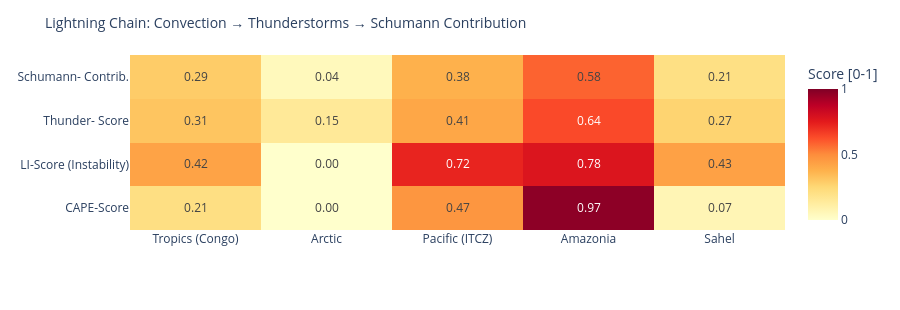

Notebook code for this chart:
### Code cell
# ============================================================
# LIGHTNING CHAIN: Convection → Thunderstorms → Schumann
# Shows the causal chain per measurement point as heatmap
# ============================================================

def cape_score(v):
    """CAPE → normalized score [0,1]"""
    if v is None or pd.isna(v): return 0.0
    return min(1.0, float(v) / 3000)

def li_score(v):
    """Lifted Index: negative = unstable → score [0,1]"""
    if v is None or pd.isna(v): return 0.3
    return min(1.0, max(0.0, (-float(v) + 6) / 12))

def cloud_score(v):
    if v is None or pd.isna(v): return 0.3
    return float(v) / 100

def thunder_score(row):
    """Kombinierter Gewitterwahrscheinlichkeits-Score
    CAPE + LI + Bedeckung + WMO-Gewitter + konvektiver Niederschlag (showers)
    Hinweis: X-Ray und Kp sind kein Bestandteil – nur geomagn./solarer Kontext.
    """
    cs = cape_score(row.get('cape'))
    ls = li_score(row.get('li'))
    cl = cloud_score(row.get('cloud'))
    t  = 1.0 if row.get('thunderstorm') else 0.0
    # Convective precipitation (showers) as additional indicator
    sh = min(1.0, (row.get('showers') or 0) / 5.0)
    return round(cs * 0.30 + ls * 0.25 + cl * 0.15 + t * 0.20 + sh * 0.10, 3)

def schumann_contribution(t_score, lat):
    """Schumann contribution: higher in tropics (±30°), scaled by thunderstorm score"""
    lat_weight = max(0.3, 1.0 - abs(lat) / 60)
    return round(t_score * lat_weight, 3)

df_atm['cape_score']   = df_atm.apply(lambda r: cape_score(r['cape']), axis=1)
df_atm['li_score']     = df_atm.apply(lambda r: li_score(r['li']),    axis=1)
df_atm['thunder_score']= df_atm.apply(lambda r: thunder_score(r.to_dict()), axis=1)
df_atm['schumann_contribution'] = df_atm.apply(
    lambda r: schumann_contribution(r['thunder_score'], r['lat']), axis=1)

metrics = ['cape_score', 'li_score', 'thunder_score', 'schumann_contribution']
labels  = ['CAPE-Score', 'LI-Score\n(Instability)', 'Thunder-\nScore', 'Schumann-\nContrib.']
z_data  = [df_atm[m].tolist() for m in metrics]

fig = go.Figure(go.Heatmap(
    z=z_data,
    x=df_atm['point'].tolist(),
    y=labels,
    colorscale='YlOrRd',
    zmin=0, zmax=1,
    text=[[f'{v:.2f}' for v in row] for row in z_data],
    texttemplate='%{text}', textfont=dict(size=12),
    colorbar=dict(title='Score [0-1]')
))
fig.update_layout(
    title=dict(text='Lightning Chain: Convection → Thunderstorms → Schumann Contribution', font=dict(size=14)),
    height=310,
    plot_bgcolor='rgba(0,0,0,0)', paper_bgcolor='rgba(0,0,0,0)',
    margin=dict(l=130, r=80, t=55, b=80)
)
fig.show()

### Figure 1 — Plotly figure (JSON) as saved in the notebook; plotly's stock layout.template omitted (floating-point values rounded to 4 significant figures)
{"data": [{"colorbar": {"title": {"text": "Score [0-1]"}}, "colorscale": [[0.0, "rgb(255,255,204)"], [0.125, "rgb(255,237,160)"], [0.25, "rgb(254,217,118)"], [0.375, "rgb(254,178,76)"], [0.5, "rgb(253,141,60)"], [0.625, "rgb(252,78,42)"], [0.75, "rgb(227,26,28)"], [0.875, "rgb(189,0,38)"], [1.0, "rgb(128,0,38)"]], "text": [["0.21", "0.00", "0.47", "0.97", "0.07"], ["0.42", "0.00", "0.72", "0.78", "0.43"], ["0.31", "0.15", "0.41", "0.64", "0.27"], ["0.29", "0.04", "0.38", "0.58", "0.21"]], "textfont": {"size": 12}, "texttemplate": "%{text}", "type": "heatmap", "x": ["Tropics (Congo)", "Arctic", "Pacific (ITCZ)", "Amazonia", "Sahel"], "y": ["CAPE-Score", "LI-Score\n(Instability)", "Thunder-\nScore", "Schumann-\nContrib."], "z": [[0.21, 0.0, 0.47, 0.9733, 0.06667], [0.425, 0.0, 0.725, 0.775, 0.4333], [0.314, 0.15, 0.411, 0.636, 0.266], [0.293, 0.045, 0.377, 0.583, 0.208]], "zmax": 1, "zmin": 0}], "layout": {"height": 310, "margin": {"b": 80, "l": 130, "r": 80, "t": 55}, "paper_bgcolor": "rgba(0,0,0,0)", "plot_bgcolor": "rgba(0,0,0,0)", "title": {"font": {"size": 14}, "text": "Lightning Chain: Convection → Thunderstorms → Schumann Contribution"}}}
